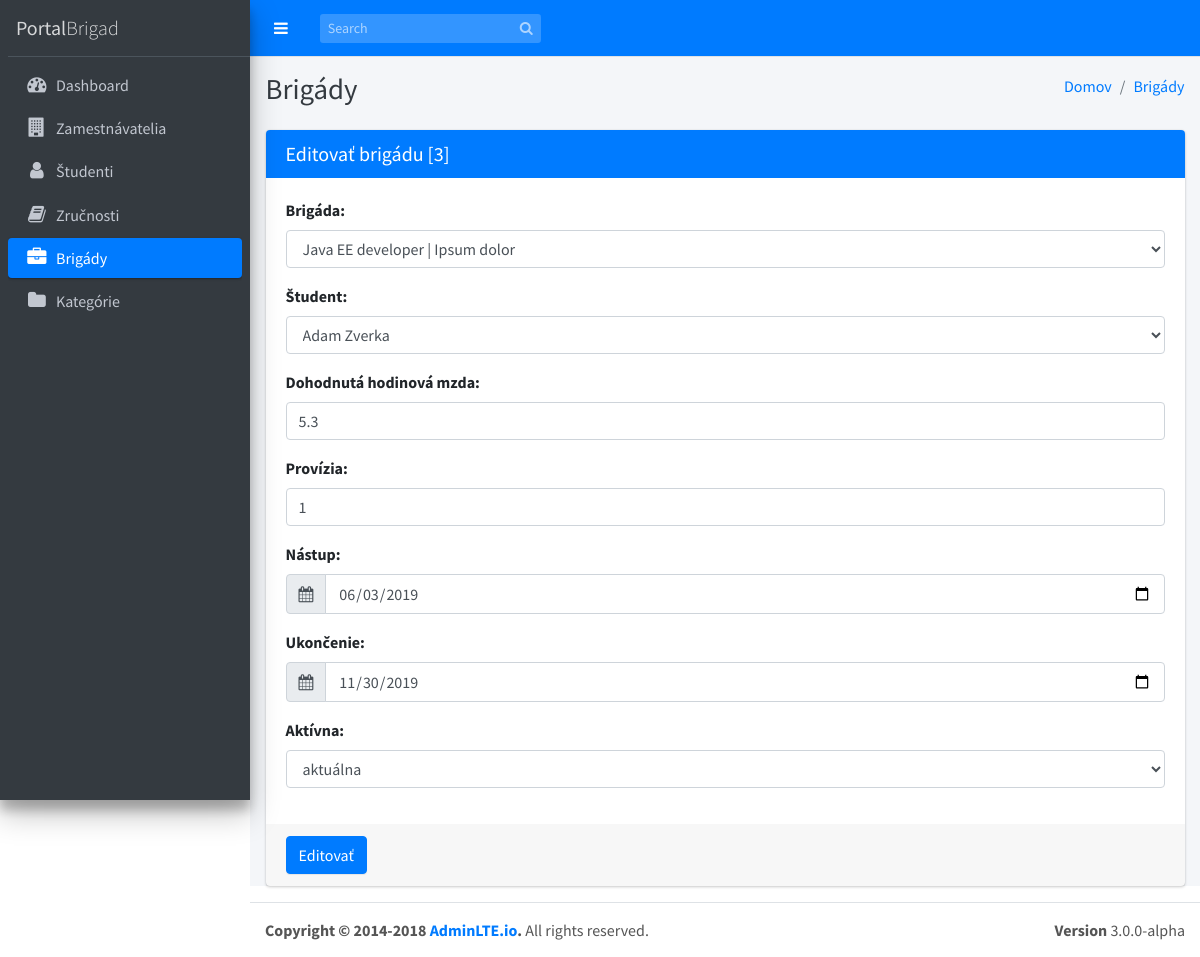
/brigady/editbrigada/3, run on the app's committed database.
### tables this page shows
CREATE TABLE `brigady_has_studenti` (
  `id` int(11) NOT NULL,
  `idbrigady` int(11) NOT NULL,
  `idstudenti` int(11) NOT NULL,
  `nastup` date DEFAULT NULL,
  `ukoncenie` date DEFAULT NULL,
  `aktivna` tinyint(1) NOT NULL,
  `doh_hod_mzda` double NOT NULL,
  `provizia` double NOT NULL
);

### application/controllers/Brigady.php (called while the page is built, shortened)
<?php
class Brigady extends CI_Controller
{
  function __construct()
  {
    $this->load->helper('form');
    $this->load->helper('url');
    $this->load->library('form_validation');
    $this->load->model('Brigada_model');
    $this->load->model('Kategoria_model');
    $this->load->model('Brigada_student_model');
    $this->load->model('Zamestnavatel_model');
    $this->load->model('Student_model');
    $this->load->library('pagination');
  }
  public function editbrigada($id)
  {
    $data = array();
    $postData = $this->Brigada_student_model->getRows($id);
    $this->form_validation->set_error_delimiters('', '<br>');
    $this->form_validation->set_rules('nastup', 'nástup', 'trim|required');
    $this->form_validation->set_rules('ukoncenie', 'ukončenie', 'trim|required');
    $this->form_validation->set_rules('doh_hod_mzda', 'dohodnutá hodinová mzda', 'trim|numeric|required');
    $this->form_validation->set_rules('provizia', 'provízia', 'trim|required|numeric');
    $this->form_validation->set_rules('aktivna', 'aktívna', 'trim|required');
    $data['post'] = $postData;
    $data['title'] = 'Editovať brigádu [' . $id . ']';
    $data['action'] = 'Editovať';
    $data['studenti'] = $this->Student_model->getRows();
    $data['brigady'] = $this->Brigada_model->getRows();
    if ($this->form_validation->run() === FALSE) {
      $this->load->view('templates/header', $data);
      $this->load->view('templates/menu');
      $this->load->view('brigady/add-edit-brigady-studentov', $data);
      $this->load->view('templates/footer');
    }
  }
}

### index.php (called while the page is built, shortened)
<?php
require_once BASEPATH.'core/CodeIgniter.php';

### application/models/Brigada_student_model.php (called while the page is built, shortened)
<?php defined('BASEPATH') or exit('No direct script access allowed');
class Brigada_student_model extends CI_Model
{
  function getRows($id = "")
  {
    if (!empty($id)) {
      $query = $this->db->get_where('brigady_has_studenti', array('id' => $id));
      return $query->row_array();
    } else {
      $query = $this->db->get('brigady_has_studenti');
      return $query->result_array();
    }
  }
}

### application/models/Brigada_model.php (called while the page is built, shortened)
<?php defined('BASEPATH') or exit('No direct script access allowed');
class Brigada_model extends CI_Model
{
  function getRows($id = "")
  {
    if (!empty($id)) {
      $query = $this->db->select('brigady.idzamestnavatelia as idzamestnavatelia, brigady.idkategorie as idkategorie, zamestnavatelia.nazov as zamestnavatel, kategoria, idbrigady, brigady.nazov as nazov, popis, hod_mzda, od, aktivna');
      $query = $this->db->join('zamestnavatelia', 'zamestnavatelia.id = brigady.idzamestnavatelia', 'inner');
      $query = $this->db->join('kategorie', 'kategorie.idkategorie = brigady.idkategorie', 'inner');
      $query = $this->db->get_where('brigady', array('idbrigady' => $id));
      return $query->row_array();
    } else {
      $query = $this->db->get('brigady');
      return $query->result_array();
    }
  }
}

### application/models/Student_model.php (called while the page is built, shortened)
<?php defined('BASEPATH') or exit('No direct script access allowed');
class Student_model extends CI_Model
{
  function getRows($id = "")
  {
    if (!empty($id)) {
      $query = $this->db->get_where('studenti', array('idstudenti' => $id));
      return $query->row_array();
    } else {
      $query = $this->db->get('studenti');
      return $query->result_array();
    }
  }
}

### application/views/brigady/add-edit-brigady-studentov.php (the view, shortened to what this page needs)
<div class="content-wrapper">
  <div class="content-header">
    <div class="container-fluid">
      <div class="row mb-2">
        <div class="col-sm-6">
          <h1 class="m-0 text-dark">Brigády</h1>
        </div>
        <div class="col-sm-6">
          <ol class="breadcrumb float-sm-right">
            <li class="breadcrumb-item"><a href="<?php echo base_url(); ?>">Domov</a></li>
            <li class="breadcrumb-item active"><a href="<?php echo site_url('brigady/'); ?>">Brigády</a></li>
          </ol>
        </div>
      </div>
    </div>
  </div>
  <section class="content">
    <div class="container-fluid">
      <div class="card card-primary">
        <div class="card-header">
          <h3 class="card-title"><?php echo $title; ?></h3>
        </div>
        <?php if ($action == 'Editovať') {
          echo form_open('brigady/editbrigada/' . $post['id']);
        } else {
          echo form_open('brigady/addbrigada/');
        } ?>
        <div class="card-body">
          <div class="form-group">
            <label for="nazov">Brigáda:</label>
            <select name="brigada" id="brigada" class="form-control">
              <?php if ($action == 'Editovať') {
                if (!empty($post['idbrigady'])) {
                  foreach ($brigady as $brigada) {
                    if ($brigada['idbrigady'] === $post['idbrigady']) {
                      echo '<option value="' . $brigada['idbrigady'] . '" selected>' . $brigada['nazov'] . ' | ' . $brigada['zamestnavatel'] . '</option>';
                    } else {
                      echo '<option value="' . $brigada['idbrigady'] . '">' . $brigada['nazov']  . ' | ' . $brigada['zamestnavatel'] . '</option>';
                    }
                  }
                }
              } else {
                if (!empty($brigady)) {
                  foreach ($brigady as $brigada) {
                    echo '<option value="' . $brigada['idbrigady'] . '">' . $brigada['nazov']  . ' | ' . $brigada['zamestnavatel'] . '</option>';
                  }
                }
              } ?>
            </select>
          </div>
          <div class="form-group">
            <label for="student">Študent:</label>
            <select name="student" id="student" class="form-control">
              <?php if ($action == 'Editovať') {
                if (!empty($post['idstudenti'])) {
                  foreach ($studenti as $student) {
                    if ($student['idstudenti'] === $post['idstudenti']) {
                      echo '<option value="' . $student['idstudenti'] . '" selected>' . $student['meno'] . ' ' . $student['priezvisko'] . '</option>';
                    } else {
                      echo '<option value="' . $student['idstudenti'] . '">' . $student['meno'] . ' ' . $student['priezvisko']  . '</option>';
                    }
                  }
                }
              } else {
                if (!empty($studenti)) {
                  foreach ($studenti as $student) {
                    echo '<option value="' . $student['idstudenti'] . '">' . $student['meno'] . ' ' . $student['priezvisko'] . '</option>';
                  }
                }
              } ?>
            </select>
          </div>
          <div class="form-group">
            <label for="doh_hod_mzda">Dohodnutá hodinová mzda:</label>
            <input type="text" class="form-control" id="doh_hod_mzda" name="doh_hod_mzda" value="<?php echo !empty($post['doh_hod_mzda']) ? $post['doh_hod_mzda'] : set_value('doh_hod_mzda'); ?>">
          </div>
          <div class="form-group">
            <label for="provizia">Provízia:</label>
            <input type="text" class="form-control" id="provizia" name="provizia" value="<?php echo !empty($post['provizia']) ? $post['provizia'] : set_value('provizia'); ?>">
          </div>
          <div class="form-group">
            <label>Nástup:</label>
            <div class="input-group">
              <div class="input-group-prepend">
                <span class="input-group-text"><i class="fa fa-calendar"></i></span>
              </div>
              <input type="date" class="form-control" name="nastup" id="nastup" value="<?php echo !empty($post['nastup']) ? $post['nastup'] : set_value('nastup'); ?>">
            </div>
          </div>
          <div class="form-group">
            <label>Ukončenie:</label>
            <div class="input-group">
              <div class="input-group-prepend">
                <span class="input-group-text"><i class="fa fa-calendar"></i></span>
              </div>
              <input type="date" class="form-control" name="ukoncenie" id="ukoncenie" value="<?php echo !empty($post['ukoncenie']) ? $post['ukoncenie'] : set_value('ukoncenie'); ?>">
            </div>
          </div>
          <div class="form-group">
            <label for="vzdelanie">Aktívna:</label>
            <select name="aktivna" id="aktivna" class="form-control">
              <option value="1" <?php echo !empty($post['aktivna']) && $post['aktivna'] == 1 ? 'selected' : ''; ?>>aktuálna</option>
            </select>
          </div>
        </div>
        <div class="card-footer">
          <input type="submit" name="postSubmit" class="btn btn-primary" value="<?php echo $action; ?>">
        </div>
        <?php echo form_close(); ?>
      </div>
    </div>
  </section>
</div>

### data on the page
brigady_has_studenti: doh_hod_mzda "5.3", provizia "1", nastup "06/03/2019", ukoncenie "11/30/2019"

### other printed values
$title "Editovať brigádu [3]"
form field brigada "Java EE developer | Ipsum dolor"
form field student "Adam Zverka"
